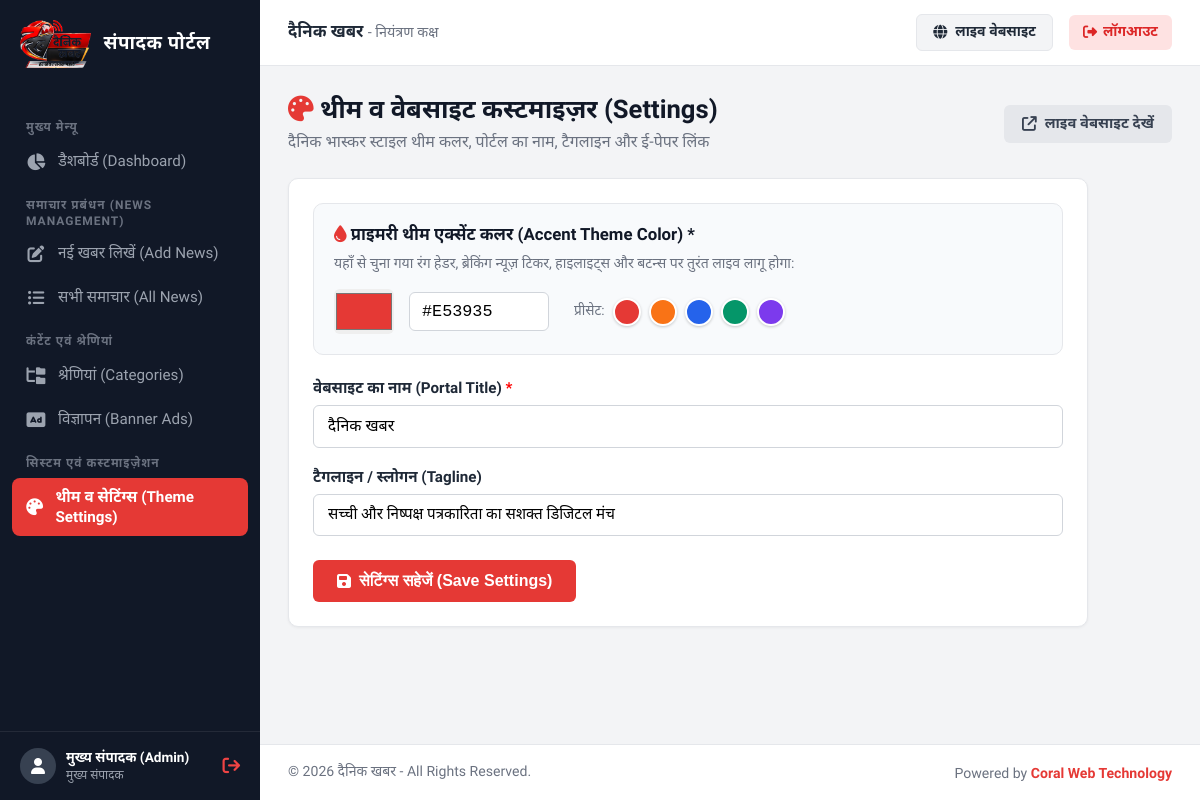
Page /admin/settings.php (signed in) on the committed database.
### tables this page shows
CREATE TABLE `settings` (
  `id` INT AUTO_INCREMENT PRIMARY KEY,
  `site_title` VARCHAR(150) NOT NULL DEFAULT 'दैनिक खबर',
  `tagline` VARCHAR(255) NOT NULL DEFAULT 'सच्ची और निष्पक्ष पत्रकारिता का सशक्त डिजिटल मंच',
  `theme_color` VARCHAR(20) NOT NULL DEFAULT '#e53935',
  `logo_url` VARCHAR(255) DEFAULT 'assets/images/logo.svg',
  `epaper_link` VARCHAR(255) DEFAULT 'https://epaper.dainikkhabr.com',
  `created_at` TIMESTAMP DEFAULT CURRENT_TIMESTAMP,
  `updated_at` TIMESTAMP DEFAULT CURRENT_TIMESTAMP ON UPDATE CURRENT_TIMESTAMP
);

### includes/functions.php (called while the page is built, shortened)
<?php
require_once __DIR__ . '/../config/db.php';
function get_site_settings($pdo_conn = null) {
    global $pdo;
    $db = $pdo_conn ?: $pdo;
    static $settings = null;
    if ($settings === null) {
        $default = [
            'site_title'  => 'दैनिक खबर',
            'tagline'     => 'सच्ची और निष्पक्ष पत्रकारिता का सशक्त डिजिटल मंच',
            'theme_color' => '#e53935',
            'logo_url'    => 'assets/images/logo.png',
            'epaper_link' => 'https://epaper.dainikkhabr.com'
        ];
        if ($db) {
            try {
                $stmt = $db->query("SELECT * FROM settings WHERE id = 1 LIMIT 1");
                $row = $stmt->fetch();
                $settings = $row ?: $default;
            } catch (PDOException $e) {
                $settings = $default;
            }
        } else {
            $settings = $default;
        }
    }
    return $settings;
}

### admin/settings.php (the view, shortened to what this page needs)
<?php
$settings = get_site_settings();
require_once __DIR__ . '/includes/header.php';
?>
<div class="page-header">
    <div>
        <h1><i class="fa-solid fa-palette" style="color:var(--admin-theme);"></i> थीम व वेबसाइट कस्टमाइज़र (Settings)</h1>
        <p style="color:#6b7280; margin-top:4px;">दैनिक भास्कर स्टाइल थीम कलर, पोर्टल का नाम, टैगलाइन और ई-पेपर लिंक</p>
    </div>
    <div>
        <a href="<?php echo SITE_URL; ?>/" target="_blank" class="btn btn-secondary">
            <i class="fa-solid fa-arrow-up-right-from-square"></i> लाइव वेबसाइट देखें
        </a>
    </div>
</div>
<div style="max-width: 800px;">
    <div class="card">
        <form action="" method="POST">
            <div style="background: #f8fafc; padding: 20px; border-radius: 10px; border: 1px solid var(--admin-border); margin-bottom: 24px;">
                <label style="display:block; font-weight:700; margin-bottom:8px; font-size:1.05rem; color:#111827;">
                    <i class="fa-solid fa-droplet" style="color: <?php echo htmlspecialchars($settings['theme_color'] ?? '#e53935'); ?>;"></i>
                    प्राइमरी थीम एक्सेंट कलर (Accent Theme Color) *
                </label>
                <p style="font-size: 0.88rem; color: #6b7280; margin-bottom: 15px;">
                    यहाँ से चुना गया रंग हेडर, ब्रेकिंग न्यूज़ टिकर, हाइलाइट्स और बटन्स पर तुरंत लाइव लागू होगा:
                </p>
                <div style="display: flex; align-items: center; gap: 15px; flex-wrap: wrap;">
                    <input type="color" name="theme_color" id="themeColorPicker" value="<?php echo htmlspecialchars($settings['theme_color'] ?? '#e53935'); ?>" style="width: 60px; height: 45px; border: none; cursor: pointer; border-radius: 6px;">
                    <input type="text" id="themeColorHex" class="form-control" style="width: 140px; font-family: monospace; font-size: 1.05rem; text-transform: uppercase; padding: 9px 12px; border: 1px solid #d1d5db; border-radius: 6px;" value="<?php echo htmlspecialchars($settings['theme_color'] ?? '#e53935'); ?>">
                    <div style="display: flex; gap: 8px; margin-left: 10px; align-items:center;">
                        <span style="font-size:0.85rem; color:#6b7280;">प्रीसेट:</span>
                        <button type="button" class="preset-color-btn" data-color="#e53935" style="width: 28px; height: 28px; border-radius: 50%; background: #e53935; border: 2px solid #fff; box-shadow: 0 1px 3px rgba(0,0,0,0.2); cursor: pointer;" title="भास्कर रेड"></button>
                        <button type="button" class="preset-color-btn" data-color="#f97316" style="width: 28px; height: 28px; border-radius: 50%; background: #f97316; border: 2px solid #fff; box-shadow: 0 1px 3px rgba(0,0,0,0.2); cursor: pointer;" title="ऑरेंज"></button>
                        <button type="button" class="preset-color-btn" data-color="#2563eb" style="width: 28px; height: 28px; border-radius: 50%; background: #2563eb; border: 2px solid #fff; box-shadow: 0 1px 3px rgba(0,0,0,0.2); cursor: pointer;" title="रॉयल ब्लू"></button>
                        <button type="button" class="preset-color-btn" data-color="#059669" style="width: 28px; height: 28px; border-radius: 50%; background: #059669; border: 2px solid #fff; box-shadow: 0 1px 3px rgba(0,0,0,0.2); cursor: pointer;" title="एमराल्ड ग्रीन"></button>
                        <button type="button" class="preset-color-btn" data-color="#7c3aed" style="width: 28px; height: 28px; border-radius: 50%; background: #7c3aed; border: 2px solid #fff; box-shadow: 0 1px 3px rgba(0,0,0,0.2); cursor: pointer;" title="पर्पल"></button>
                    </div>
                </div>
            </div>
            <div style="margin-bottom: 20px;">
                <label style="display:block; font-weight:600; margin-bottom:6px; font-size:0.95rem;">
                    वेबसाइट का नाम (Portal Title) <span style="color:red;">*</span>
                </label>
                <input type="text" name="site_title" value="<?php echo htmlspecialchars($settings['site_title'] ?? 'दैनिक खबर'); ?>" required style="width: 100%; padding: 11px 14px; border: 1px solid #d1d5db; border-radius: 6px; font-family: inherit; font-size: 1rem;">
            </div>
            <div style="margin-bottom: 24px;">
                <label style="display:block; font-weight:600; margin-bottom:6px; font-size:0.95rem;">
                    टैगलाइन / स्लोगन (Tagline)
                </label>
                <input type="text" name="tagline" value="<?php echo htmlspecialchars($settings['tagline'] ?? ''); ?>" style="width: 100%; padding: 11px 14px; border: 1px solid #d1d5db; border-radius: 6px; font-family: inherit; font-size: 0.95rem;">
            </div>
            <button type="submit" class="btn btn-primary" style="padding: 12px 24px; font-size: 1rem;">
                <i class="fa-solid fa-floppy-disk"></i> सेटिंग्स सहेजें (Save Settings)
            </button>
        </form>
    </div>
</div>
<?php require_once __DIR__ . '/includes/footer.php'; ?>

### admin/includes/header.php (shortened to what this page needs)
<?php
$site_settings = get_site_settings();
$current_page = basename($_SERVER['PHP_SELF']);
$current_dir = basename(dirname($_SERVER['PHP_SELF']));
?>
<!DOCTYPE html>
<html lang="hi">
<head>
    <link rel="stylesheet" href="https://cdnjs.cloudflare.com/ajax/libs/font-awesome/6.5.1/css/all.min.css">
    <link href="https://cdn.jsdelivr.net/npm/summernote@0.8.18/dist/summernote-lite.min.css" rel="stylesheet">
</head>
<body>
    <aside class="admin-sidebar" id="adminSidebar">
        <div style="display:flex; align-items:center; justify-content:space-between; padding-right:12px;">
            <a href="<?php echo SITE_URL; ?>/admin/" class="sidebar-brand" style="flex:1; border-bottom:none; display:flex; align-items:center; gap:12px;">
                <img src="<?php echo SITE_URL; ?>/assets/images/logo.png" alt="Logo" style="height:48px; width:auto; object-fit:contain;">
                <div class="brand-title" style="font-size:1.18rem; font-weight:800; color:#fff;">संपादक पोर्टल</div>
            </a>
        </div>
        <ul class="sidebar-menu">
            <li class="menu-label">मुख्य मेन्यू</li>
            <li class="menu-item">
                <a href="<?php echo SITE_URL; ?>/admin/" class="menu-link <?php echo ($current_page == 'index.php' && $current_dir == 'admin') ? 'active' : ''; ?>">
                    <i class="fa-solid fa-chart-pie"></i> डैशबोर्ड (Dashboard)
                </a>
            </li>
            <li class="menu-label">समाचार प्रबंधन (News Management)</li>
            <li class="menu-item">
                <a href="<?php echo SITE_URL; ?>/admin/news/add.php" class="menu-link <?php echo ($current_page == 'add.php' && $current_dir == 'news') ? 'active' : ''; ?>">
                    <i class="fa-solid fa-pen-to-square"></i> नई खबर लिखें (Add News)
                </a>
            </li>
            <li class="menu-item">
                <a href="<?php echo SITE_URL; ?>/admin/news/index.php" class="menu-link <?php echo ($current_page == 'index.php' && $current_dir == 'news') ? 'active' : ''; ?>">
                    <i class="fa-solid fa-list-ul"></i> सभी समाचार (All News)
                </a>
            </li>
            <li class="menu-label">कंटेंट एवं श्रेणियां</li>
            <li class="menu-item">
                <a href="<?php echo SITE_URL; ?>/admin/categories/index.php" class="menu-link <?php echo ($current_dir == 'categories') ? 'active' : ''; ?>">
                    <i class="fa-solid fa-folder-tree"></i> श्रेणियां (Categories)
                </a>
            </li>
            <li class="menu-item">
                <a href="<?php echo SITE_URL; ?>/admin/ads/index.php" class="menu-link <?php echo ($current_dir == 'ads') ? 'active' : ''; ?>">
                    <i class="fa-solid fa-rectangle-ad"></i> विज्ञापन (Banner Ads)
                </a>
            </li>
            <li class="menu-label">सिस्टम एवं कस्टमाइज़ेशन</li>
            <li class="menu-item">
                <a href="<?php echo SITE_URL; ?>/admin/settings.php" class="menu-link <?php echo ($current_page == 'settings.php') ? 'active' : ''; ?>">
                    <i class="fa-solid fa-palette"></i> थीम व सेटिंग्स (Theme Settings)
                </a>
            </li>
        </ul>
        <div class="sidebar-footer">
            <div class="user-info">
                <div class="user-avatar"><i class="fa-solid fa-user"></i></div>
                <div class="user-details">
                    <h5><?php echo htmlspecialchars($_SESSION['admin_name'] ?? 'Admin'); ?></h5>
                    <p>मुख्य संपादक</p>
                </div>
            </div>
            <a href="<?php echo SITE_URL; ?>/admin/logout.php" title="लॉगआउट" style="color:#ef4444; font-size:1.1rem;"><i class="fa-solid fa-arrow-right-from-bracket"></i></a>
        </div>
    </aside>
    <div class="admin-main">
        <header class="admin-topbar">
            <div class="topbar-left">
                <h3 style="font-size:1.05rem; font-weight:700; color:#1f2937;">
                    <?php echo htmlspecialchars($site_settings['site_title'] ?? 'दैनिक खबर'); ?> <span style="font-weight:400; color:#6b7280; font-size:0.9rem;">- नियंत्रण कक्ष</span>
                </h3>
            </div>
            <div class="topbar-right">
                <a href="<?php echo SITE_URL; ?>/" target="_blank" class="view-site-btn">
                    <i class="fa-solid fa-globe"></i> <span>लाइव वेबसाइट</span>
                </a>
                <a href="<?php echo SITE_URL; ?>/admin/logout.php" class="logout-btn">
                    <i class="fa-solid fa-right-from-bracket"></i> <span>लॉगआउट</span>
                </a>
            </div>
        </header>
        <main class="admin-body">

### admin/includes/footer.php (shortened to what this page needs)
        </main>
        <footer style="padding: 18px 28px; background: #ffffff; border-top: 1px solid var(--admin-border); font-size: 0.88rem; color: #6b7280; display: flex; justify-content: space-between; align-items: center; flex-wrap: wrap; gap: 10px;">
            <div>
                &copy; <?php echo date('Y'); ?> <?php echo htmlspecialchars($site_settings['site_title'] ?? 'दैनिक खबर'); ?> - All Rights Reserved.
            </div>
            <div>
                Powered by <a href="https://coralwebtechnology.com/" target="_blank" style="color: var(--admin-theme); text-decoration: none; font-weight: 600;">Coral Web Technology</a>
            </div>
        </footer>
    </div>
</body>
</html>

### rows in the picture
settings: site_title "दैनिक खबर", theme_color "#e53935", tagline "सच्ची और निष्पक्ष पत्रकारिता का सशक्त डिजिटल मंच"

### other values in the picture
$_SESSION['admin_name'] "मुख्य संपादक (Admin)"
